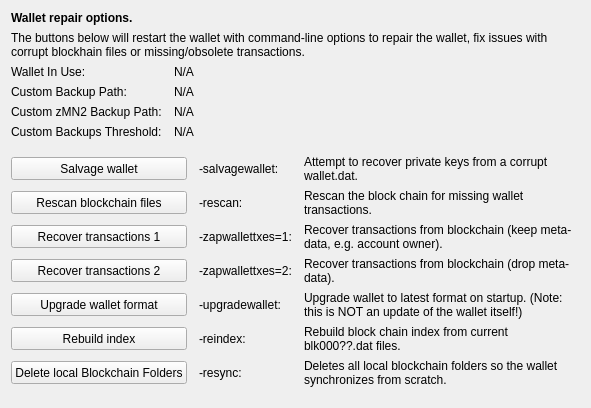
     <widget class="QWidget" name="tab_repair">
      <attribute name="title">
       <string>&amp;Wallet Repair</string>
      </attribute>
      <layout class="QGridLayout" name="gridLayout_4" columnstretch="0,0,0,0">
       <property name="horizontalSpacing">
        <number>12</number>
       </property>
       <item row="0" column="0" colspan="4">
        <widget class="QLabel" name="label_repair_header">
         <property name="font">
          <font>
           <weight>75</weight>
           <bold>true</bold>
          </font>
         </property>
         <property name="text">
          <string>Wallet repair options.</string>
         </property>
        </widget>
       </item>
       <item row="1" column="0" colspan="4">
        <widget class="QLabel" name="label_repair_helptext">
         <property name="font">
          <font>
           <weight>50</weight>
           <bold>false</bold>
          </font>
         </property>
         <property name="text">
          <string>The buttons below will restart the wallet with command-line options to repair the wallet, fix issues with corrupt blockhain files or missing/obsolete transactions.</string>
         </property>
         <property name="wordWrap">
          <bool>true</bool>
         </property>
        </widget>
       </item>
       <item row="2" column="0">
        <widget class="QLabel" name="wallet_path_label">
         <property name="text">
          <string>Wallet In Use:</string>
         </property>
        </widget>
       </item>
       <item row="2" column="1" colspan="3">
        <widget class="QLabel" name="wallet_path">
         <property name="cursor">
          <cursorShape>IBeamCursor</cursorShape>
         </property>
         <property name="text">
          <string>N/A</string>
         </property>
         <property name="textFormat">
          <enum>Qt::PlainText</enum>
         </property>
         <property name="textInteractionFlags">
          <set>Qt::LinksAccessibleByMouse|Qt::TextSelectableByKeyboard|Qt::TextSelectableByMouse</set>
         </property>
        </widget>
       </item>
       <item row="3" column="0">
        <widget class="QLabel" name="wallet_custombackuppath_label">
         <property name="text">
          <string>Custom Backup Path:</string>
         </property>
         <property name="visible">
          <bool>false</bool>
         </property>
        </widget>
       </item>
       <item row="3" column="1" colspan="3">
        <widget class="QLabel" name="wallet_custombackuppath">
         <property name="cursor">
          <cursorShape>IBeamCursor</cursorShape>
         </property>
         <property name="text">
          <string>N/A</string>
         </property>
         <property name="textFormat">
          <enum>Qt::PlainText</enum>
         </property>
         <property name="textInteractionFlags">
          <set>Qt::LinksAccessibleByMouse|Qt::TextSelectableByKeyboard|Qt::TextSelectableByMouse</set>
         </property>
         <property name="visible">
          <bool>false</bool>
         </property>
        </widget>
       </item>
       <item row="4" column="0">
        <widget class="QLabel" name="wallet_customzmn2backuppath_label">
         <property name="text">
          <string>Custom zMN2 Backup Path:</string>
         </property>
         <property name="visible">
          <bool>false</bool>
         </property>
        </widget>
       </item>
       <item row="4" column="1" colspan="3">
        <widget class="QLabel" name="wallet_customzmn2backuppath">
         <property name="cursor">
          <cursorShape>IBeamCursor</cursorShape>
         </property>
         <property name="text">
          <string>N/A</string>
         </property>
         <property name="textFormat">
          <enum>Qt::PlainText</enum>
         </property>
         <property name="textInteractionFlags">
          <set>Qt::LinksAccessibleByMouse|Qt::TextSelectableByKeyboard|Qt::TextSelectableByMouse</set>
         </property>
         <property name="visible">
          <bool>false</bool>
         </property>
        </widget>
       </item>
       <item row="5" column="0">
        <widget class="QLabel" name="wallet_custombackupthreshold_label">
         <property name="text">
          <string>Custom Backups Threshold:</string>
         </property>
         <property name="visible">
          <bool>false</bool>
         </property>
        </widget>
       </item>
       <item row="5" column="1" colspan="3">
        <widget class="QLabel" name="wallet_custombackupthreshold">
         <property name="cursor">
          <cursorShape>IBeamCursor</cursorShape>
         </property>
         <property name="text">
          <string>N/A</string>
         </property>
         <property name="textFormat">
          <enum>Qt::PlainText</enum>
         </property>
         <property name="textInteractionFlags">
          <set>Qt::LinksAccessibleByMouse|Qt::TextSelectableByKeyboard|Qt::TextSelectableByMouse</set>
         </property>
         <property name="visible">
          <bool>false</bool>
         </property>
        </widget>
       </item>
       <item row="6" column="0">
        <spacer name="verticalSpacer_repair1">
         <property name="orientation">
          <enum>Qt::Vertical</enum>
         </property>
         <property name="sizeHint" stdset="0">
          <size>
           <width>10</width>
           <height>10</height>
          </size>
         </property>
        </spacer>
       </item>
       <item row="7" column="0" colspan="2">
        <widget class="QPushButton" name="btn_salvagewallet">
         <property name="minimumSize">
          <size>
           <width>100</width>
           <height>23</height>
          </size>
         </property>
         <property name="text">
          <string>Salvage wallet</string>
         </property>
        </widget>
       </item>
       <item row="7" column="2">
        <widget class="QLabel" name="label_repair_salvage_command">
         <property name="text">
          <string notr="true">-salvagewallet:</string>
         </property>
        </widget>
       </item>
       <item row="7" column="3">
        <widget class="QLabel" name="label_repair_salvage">
         <property name="text">
          <string>Attempt to recover private keys from a corrupt wallet.dat.</string>
         </property>
         <property name="wordWrap">
          <bool>true</bool>
         </property>
        </widget>
       </item>
       <item row="8" column="0" colspan="2">
        <widget class="QPushButton" name="btn_rescan">
         <property name="minimumSize">
          <size>
           <width>100</width>
           <height>23</height>
          </size>
         </property>
         <property name="text">
          <string>Rescan blockchain files</string>
         </property>
        </widget>
       </item>
       <item row="8" column="2">
        <widget class="QLabel" name="label_repair_rescan_command">
         <property name="text">
          <string notr="true">-rescan:</string>
         </property>
        </widget>
       </item>
       <item row="8" column="3">
        <widget class="QLabel" name="label_repair_rescan">
         <property name="text">
          <string>Rescan the block chain for missing wallet transactions.</string>
         </property>
         <property name="wordWrap">
          <bool>true</bool>
         </property>
        </widget>
       </item>
       <item row="9" column="0" colspan="2">
        <widget class="QPushButton" name="btn_zapwallettxes1">
         <property name="minimumSize">
          <size>
           <width>100</width>
           <height>23</height>
          </size>
         </property>
         <property name="text">
          <string>Recover transactions 1</string>
         </property>
        </widget>
       </item>
       <item row="9" column="2">
        <widget class="QLabel" name="label_repair_zap1_command">
         <property name="text">
          <string notr="true">-zapwallettxes=1:</string>
         </property>
        </widget>
       </item>
       <item row="9" column="3">
        <widget class="QLabel" name="label_repair_zap1">
         <property name="text">
          <string>Recover transactions from blockchain (keep meta-data, e.g. account owner).</string>
         </property>
         <property name="wordWrap">
          <bool>true</bool>
         </property>
        </widget>
       </item>
       <item row="10" column="0" colspan="2">
        <widget class="QPushButton" name="btn_zapwallettxes2">
         <property name="minimumSize">
          <size>
           <width>100</width>
           <height>23</height>
          </size>
         </property>
         <property name="text">
          <string>Recover transactions 2</string>
         </property>
        </widget>
       </item>
       <item row="10" column="2">
        <widget class="QLabel" name="label_repair_zap2_command">
         <property name="text">
          <string notr="true">-zapwallettxes=2:</string>
         </property>
        </widget>
       </item>
       <item row="10" column="3">
        <widget class="QLabel" name="label_repair_zap2">
         <property name="text">
          <string>Recover transactions from blockchain (drop meta-data).</string>
         </property>
         <property name="wordWrap">
          <bool>true</bool>
         </property>
        </widget>
       </item>
       <item row="11" column="0" colspan="2">
        <widget class="QPushButton" name="btn_upgradewallet">
         <property name="minimumSize">
          <size>
           <width>100</width>
           <height>23</height>
          </size>
         </property>
         <property name="text">
          <string>Upgrade wallet format</string>
         </property>
        </widget>
       </item>
       <item row="11" column="2">
        <widget class="QLabel" name="label_repair_upgrade_command">
         <property name="text">
          <string notr="true">-upgradewallet:</string>
         </property>
        </widget>
       </item>
       <item row="11" column="3">
        <widget class="QLabel" name="label_repair_upgrade">
         <property name="text">
          <string>Upgrade wallet to latest format on startup. (Note: this is NOT an update of the wallet itself!)</string>
         </property>
         <property name="wordWrap">
          <bool>true</bool>
         </property>
        </widget>
       </item>
       <item row="12" column="0" colspan="2">
        <widget class="QPushButton" name="btn_reindex">
         <property name="minimumSize">
          <size>
           <width>100</width>
           <height>23</height>
          </size>
         </property>
         <property name="text">
          <string>Rebuild index</string>
         </property>
        </widget>
       </item>
       <item row="12" column="2">
        <widget class="QLabel" name="label_repair_reindex_command">
         <property name="text">
          <string notr="true">-reindex:</string>
         </property>
        </widget>
       </item>
       <item row="12" column="3">
        <widget class="QLabel" name="label_repair_reindex">
         <property name="text">
          <string>Rebuild block chain index from current blk000??.dat files.</string>
         </property>
         <property name="wordWrap">
          <bool>true</bool>
         </property>
        </widget>
       </item>
       <item row="13" column="0" colspan="2">
        <widget class="QPushButton" name="btn_resync">
         <property name="minimumSize">
          <size>
           <width>100</width>
           <height>23</height>
          </size>
         </property>
         <property name="text">
          <string>Delete local Blockchain Folders</string>
         </property>
        </widget>
       </item>
       <item row="13" column="2">
        <widget class="QLabel" name="label_repair_resync_command">
         <property name="text">
          <string>-resync:</string>
         </property>
        </widget>
       </item>
       <item row="13" column="3">
        <widget class="QLabel" name="label_repair_resync">
         <property name="text">
          <string>Deletes all local blockchain folders so the wallet synchronizes from scratch.</string>
         </property>
         <property name="wordWrap">
          <bool>true</bool>
         </property>
        </widget>
       </item>
       <item row="14" column="0">
        <spacer name="verticalSpacer_repair2">
         <property name="orientation">
          <enum>Qt::Vertical</enum>
         </property>
         <property name="sizeHint" stdset="0">
          <size>
           <width>20</width>
           <height>10</height>
          </size>
         </property>
        </spacer>
       </item>
      </layout>
     </widget>
